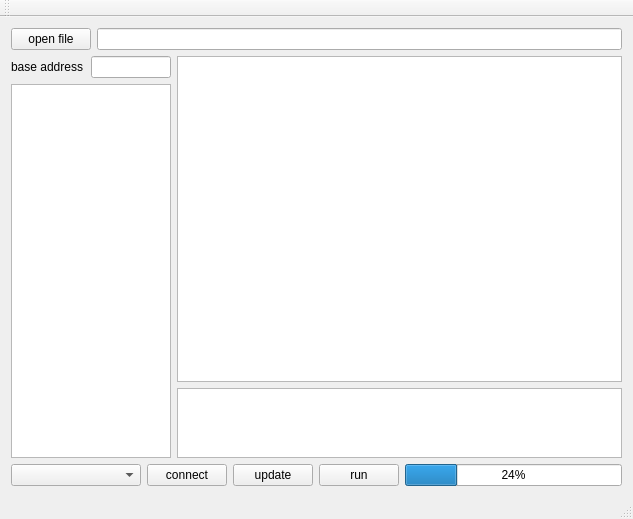
<?xml version="1.0" encoding="UTF-8"?>
<ui version="4.0">
 <class>MainWindow</class>
 <widget class="QMainWindow" name="MainWindow">
  <property name="geometry">
   <rect>
    <x>0</x>
    <y>0</y>
    <width>633</width>
    <height>519</height>
   </rect>
  </property>
  <property name="windowTitle">
   <string>MainWindow</string>
  </property>
  <property name="layoutDirection">
   <enum>Qt::LeftToRight</enum>
  </property>
  <widget class="QWidget" name="centralWidget">
   <layout class="QGridLayout" name="gridLayout">
    <item row="0" column="0">
     <layout class="QHBoxLayout" name="horizontalLayout_2">
      <item>
       <widget class="QPushButton" name="pushButton_4">
        <property name="text">
         <string>open file</string>
        </property>
       </widget>
      </item>
      <item>
       <widget class="QLineEdit" name="lineEdit"/>
      </item>
     </layout>
    </item>
    <item row="1" column="0">
     <layout class="QHBoxLayout" name="horizontalLayout_4" stretch="0,5">
      <item>
       <layout class="QVBoxLayout" name="verticalLayout_2">
        <item>
         <layout class="QHBoxLayout" name="horizontalLayout_3">
          <item>
           <widget class="QLabel" name="label">
            <property name="maximumSize">
             <size>
              <width>80</width>
              <height>16777215</height>
             </size>
            </property>
            <property name="layoutDirection">
             <enum>Qt::LeftToRight</enum>
            </property>
            <property name="text">
             <string>base address</string>
            </property>
           </widget>
          </item>
          <item>
           <widget class="QLineEdit" name="lineEdit_2">
            <property name="maximumSize">
             <size>
              <width>80</width>
              <height>16777215</height>
             </size>
            </property>
           </widget>
          </item>
         </layout>
        </item>
        <item>
         <widget class="QListView" name="listView">
          <property name="sizePolicy">
           <sizepolicy hsizetype="Expanding" vsizetype="Expanding">
            <horstretch>1</horstretch>
            <verstretch>1</verstretch>
           </sizepolicy>
          </property>
          <property name="minimumSize">
           <size>
            <width>0</width>
            <height>0</height>
           </size>
          </property>
          <property name="maximumSize">
           <size>
            <width>160</width>
            <height>16777215</height>
           </size>
          </property>
         </widget>
        </item>
       </layout>
      </item>
      <item>
       <layout class="QVBoxLayout" name="verticalLayout" stretch="5,1">
        <item>
         <widget class="QTextEdit" name="textEdit">
          <property name="minimumSize">
           <size>
            <width>0</width>
            <height>0</height>
           </size>
          </property>
         </widget>
        </item>
        <item>
         <widget class="QTextEdit" name="textEdit_2"/>
        </item>
       </layout>
      </item>
     </layout>
    </item>
    <item row="2" column="0">
     <layout class="QHBoxLayout" name="horizontalLayout">
      <item>
       <widget class="QComboBox" name="comboBox">
        <property name="minimumSize">
         <size>
          <width>130</width>
          <height>0</height>
         </size>
        </property>
       </widget>
      </item>
      <item>
       <widget class="QPushButton" name="pushButton_3">
        <property name="text">
         <string>connect</string>
        </property>
       </widget>
      </item>
      <item>
       <widget class="QPushButton" name="pushButton_2">
        <property name="text">
         <string>update</string>
        </property>
       </widget>
      </item>
      <item>
       <widget class="QPushButton" name="pushButton">
        <property name="text">
         <string>run</string>
        </property>
       </widget>
      </item>
      <item>
       <widget class="QProgressBar" name="progressBar">
        <property name="value">
         <number>24</number>
        </property>
       </widget>
      </item>
     </layout>
    </item>
   </layout>
  </widget>
  <widget class="QMenuBar" name="menuBar">
   <property name="geometry">
    <rect>
     <x>0</x>
     <y>0</y>
     <width>633</width>
     <height>23</height>
    </rect>
   </property>
  </widget>
  <widget class="QToolBar" name="mainToolBar">
   <attribute name="toolBarArea">
    <enum>TopToolBarArea</enum>
   </attribute>
   <attribute name="toolBarBreak">
    <bool>false</bool>
   </attribute>
  </widget>
  <widget class="QStatusBar" name="statusBar"/>
 </widget>
 <layoutdefault spacing="6" margin="11"/>
 <resources/>
 <connections/>
</ui>
